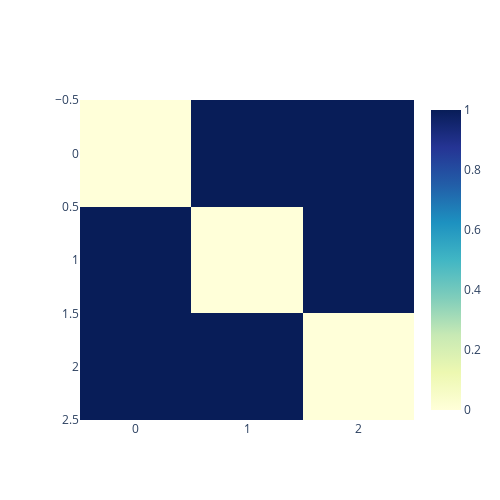

Source (notebook cell):
### Code cell
c.plot_dist_mat()

### Figure 1 — Plotly figure (JSON) as saved in the notebook; plotly's stock layout.template omitted (floating-point values rounded to 4 significant figures)
{"data": [{"colorscale": [[0, "rgb(255,255,217)"], [0.125, "rgb(237,248,177)"], [0.25, "rgb(199,233,180)"], [0.375, "rgb(127,205,187)"], [0.5, "rgb(65,182,196)"], [0.625, "rgb(29,145,192)"], [0.75, "rgb(34,94,168)"], [0.875, "rgb(37,52,148)"], [1, "rgb(8,29,88)"]], "showscale": true, "type": "heatmap", "z": [[0, 2.449, 5.657], [2.449, 0, 3.742], [5.657, 3.742, 0]], "zmax": 1, "zmin": 0}], "layout": {"height": 500, "hovermode": "closest", "width": 500, "xaxis": {"showgrid": true}, "yaxis": {"autorange": "reversed", "showgrid": true}}}
